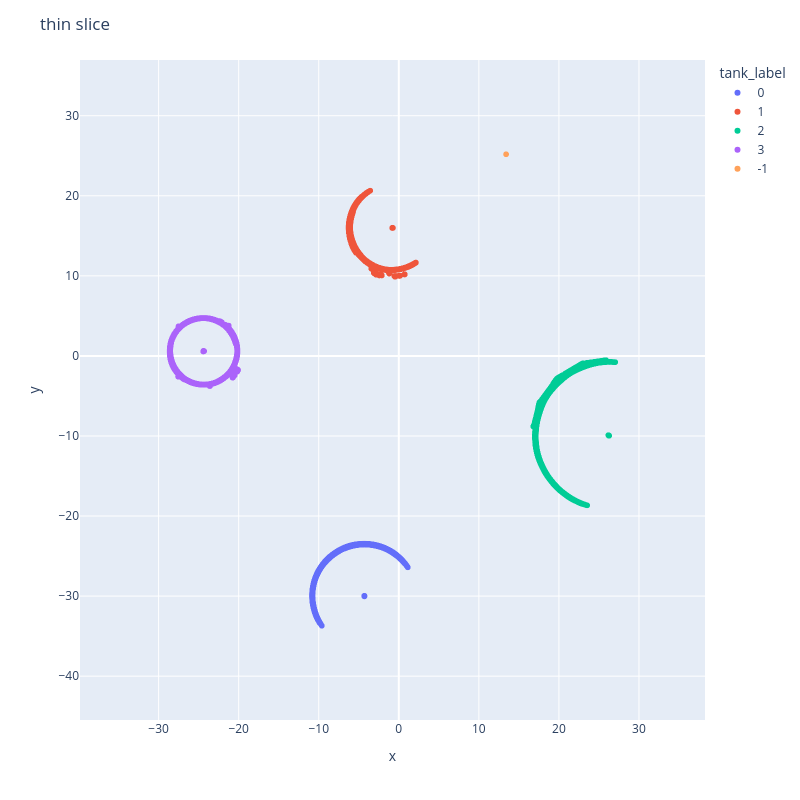

Source (notebook cell):
### Code cell
fig = visualise_thin_slice(df)
fig.show()

### Figure 1 — Plotly figure (JSON) as saved in the notebook; plotly's stock layout.template omitted (floating-point values rounded to 4 significant figures; data arrays with more than 128 entries replaced by an {"elided": "..."} marker saying what was removed)
{"data": [{"hovertemplate": "tank_label=0<br>x=%{x}<br>y=%{y}<extra></extra>", "legendgroup": "0", "marker": {"color": "#636efa", "symbol": "circle"}, "mode": "markers", "name": "0", "showlegend": true, "type": "scattergl", "x": {"elided": "9081 float values"}, "xaxis": "x", "y": {"elided": "9081 float values"}, "yaxis": "y"}, {"hovertemplate": "tank_label=1<br>x=%{x}<br>y=%{y}<extra></extra>", "legendgroup": "1", "marker": {"color": "#EF553B", "symbol": "circle"}, "mode": "markers", "name": "1", "showlegend": true, "type": "scattergl", "x": {"elided": "11202 float values"}, "xaxis": "x", "y": {"elided": "11202 float values"}, "yaxis": "y"}, {"hovertemplate": "tank_label=2<br>x=%{x}<br>y=%{y}<extra></extra>", "legendgroup": "2", "marker": {"color": "#00cc96", "symbol": "circle"}, "mode": "markers", "name": "2", "showlegend": true, "type": "scattergl", "x": {"elided": "4703 float values"}, "xaxis": "x", "y": {"elided": "4703 float values"}, "yaxis": "y"}, {"hovertemplate": "tank_label=3<br>x=%{x}<br>y=%{y}<extra></extra>", "legendgroup": "3", "marker": {"color": "#ab63fa", "symbol": "circle"}, "mode": "markers", "name": "3", "showlegend": true, "type": "scattergl", "x": {"elided": "85235 float values"}, "xaxis": "x", "y": {"elided": "85235 float values"}, "yaxis": "y"}, {"hovertemplate": "tank_label=-1<br>x=%{x}<br>y=%{y}<extra></extra>", "legendgroup": "-1", "marker": {"color": "#FFA15A", "symbol": "circle"}, "mode": "markers", "name": "-1", "showlegend": true, "type": "scattergl", "x": [13.4], "xaxis": "x", "y": [25.19], "yaxis": "y"}], "layout": {"height": 800, "legend": {"title": {"text": "tank_label"}, "tracegroupgap": 0}, "margin": {"t": 60}, "title": {"text": "thin slice"}, "width": 800, "xaxis": {"anchor": "y", "domain": [0, 1], "range": [-39.73, 38.16], "title": {"text": "x"}}, "yaxis": {"anchor": "x", "domain": [0, 1], "range": [-45.48, 36.96], "scaleanchor": "x", "scaleratio": 1, "title": {"text": "y"}}}}
